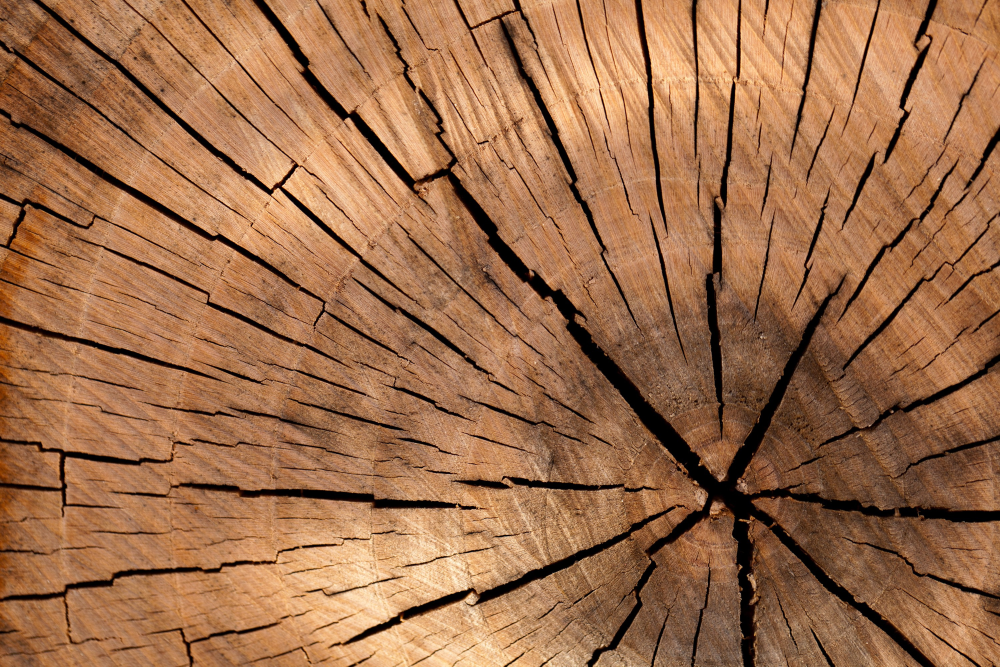
#> input picture UFV/deeplearning/processamentoimagens/natureza.jpg, 3000 x 2000 px, found by its file name (shown at 1/3 size)
$ jupyter execute imagens4.ipynb
#> lines starting #> are read from the running program, lines starting #| are printed output that depends on the picture
[cell 1]
from PIL import Image, ImageFilter

[cell 2]
img=Image.open('/content/natureza.jpg')
#> img is the input picture: PIL image 3000x2000 RGB; mean R, G, B 159, 110.5, 75.7
novo_tamanho = (800, 800)  # (largura, altura) em pixels
img = img.resize(novo_tamanho)
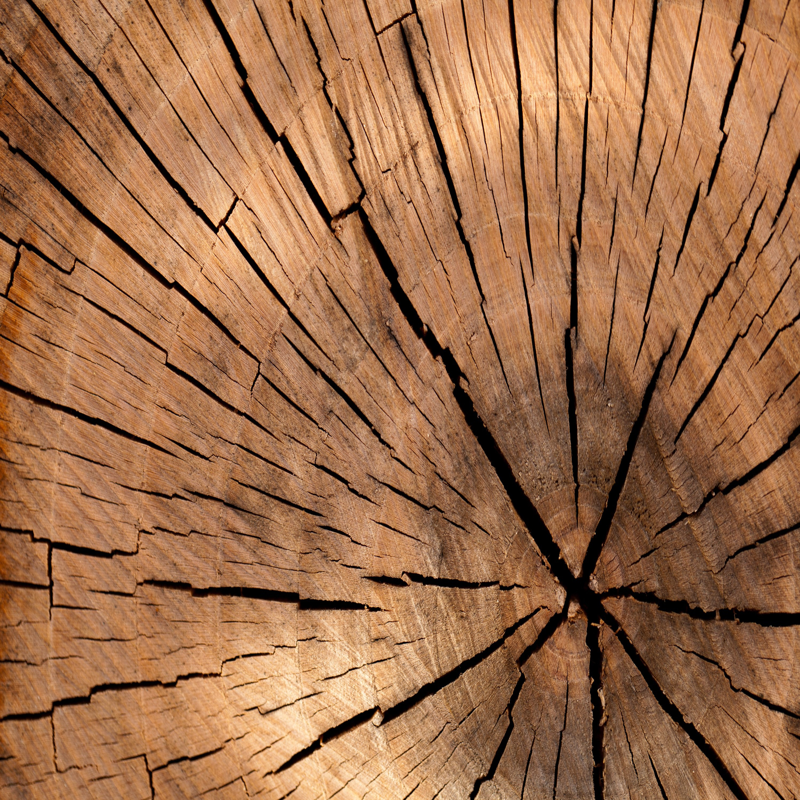
#> img: PIL image 800x800 RGB; mean R, G, B 159, 110.6, 75.7
display(img)

[cell 3]
filtro=img.filter(ImageFilter.CONTOUR)
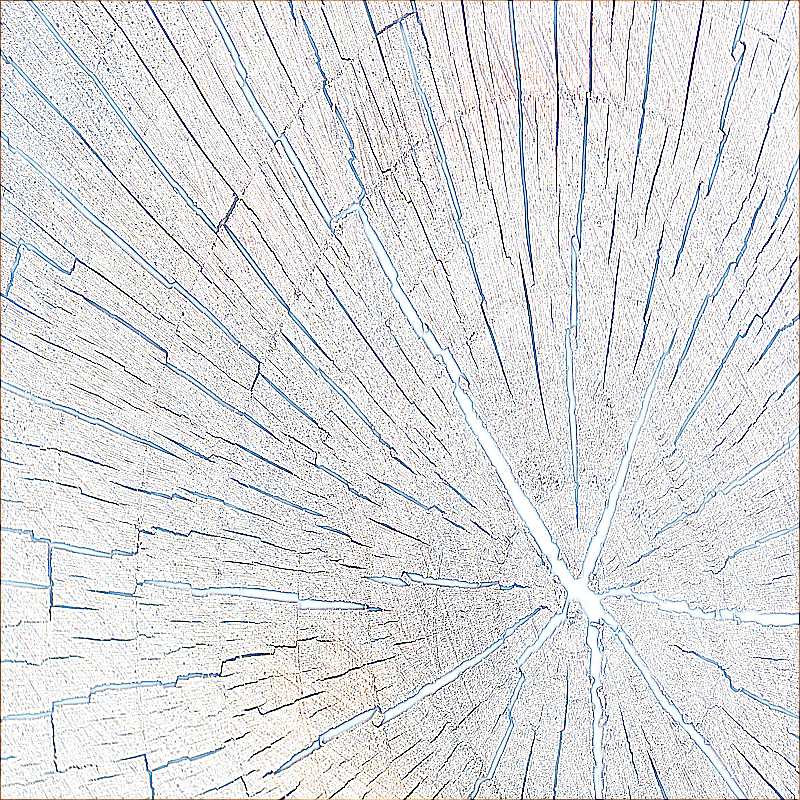
#> filtro: PIL image 800x800 RGB; mean R, G, B 221.1, 221.7, 224.1
filtro

$ run again, with UFV/deeplearning/processamentoimagens/richardmiddelbos-butterfly-4873368.jpg copied over UFV/deeplearning/processamentoimagens/natureza.jpg
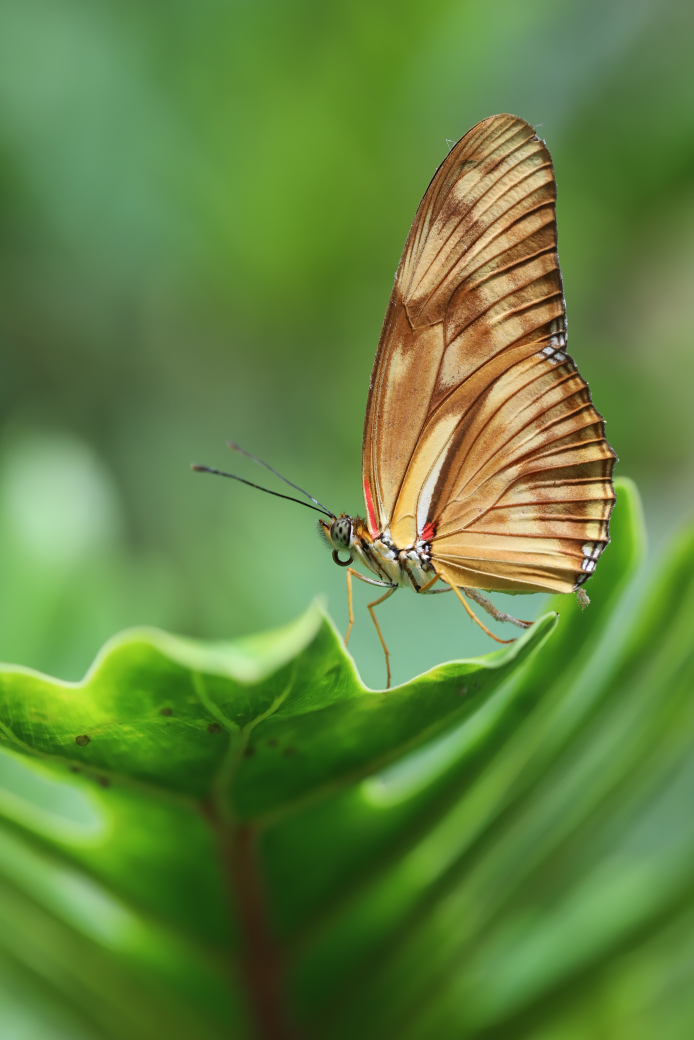
#> input picture UFV/deeplearning/processamentoimagens/richardmiddelbos-butterfly-4873368.jpg, 4160 x 6240 px, found by its file name (shown at 1/6 size)
#> img is the input picture: PIL image 4160x6240 RGB; mean R, G, B 99, 131.1, 64
#> `img = img.resize(novo_tamanho)`:
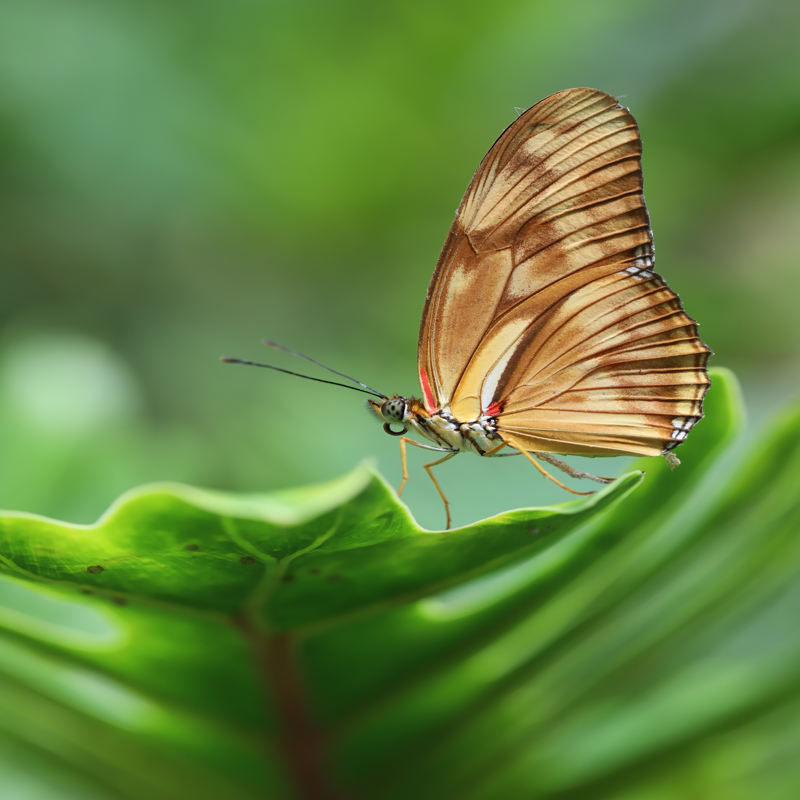
#> img: PIL image 800x800 RGB; mean R, G, B 99, 131.1, 64
#> `filtro=img.filter(ImageFilter.CONTOUR)`:
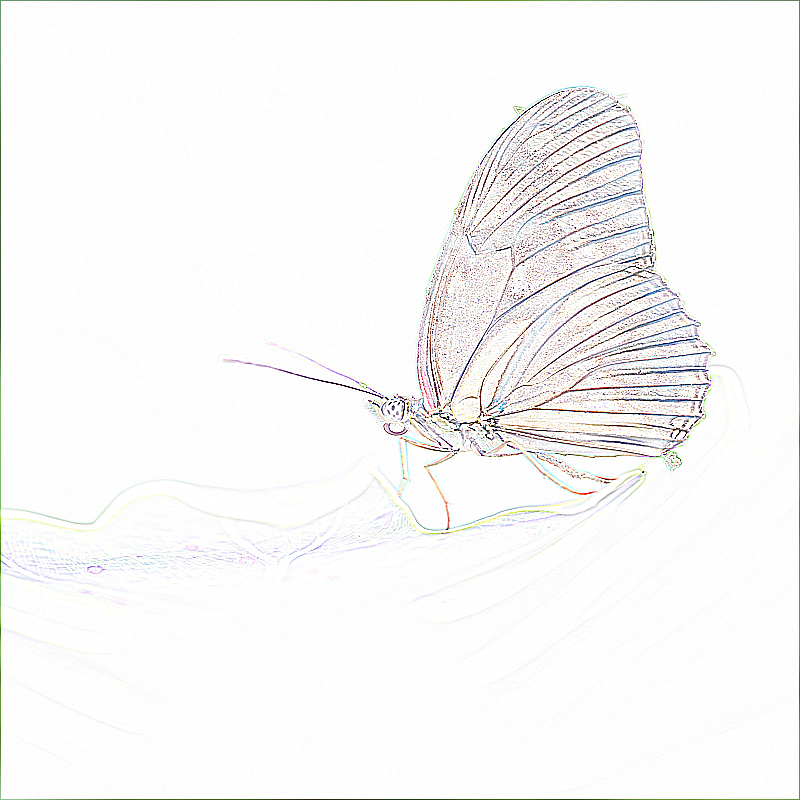
#> filtro: PIL image 800x800 RGB; mean R, G, B 248, 247.6, 247.1
